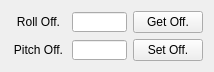
   <widget class="QWidget" name="gridLayoutWidget_3">
    <property name="geometry">
     <rect>
      <x>270</x>
      <y>230</y>
      <width>194</width>
      <height>71</height>
     </rect>
    </property>
    <layout class="QGridLayout" name="gridLayout_3">
     <item row="1" column="1">
      <widget class="QLineEdit" name="LE_SENSOR_CIMU_PITCH_OFFSET">
       <property name="minimumSize">
        <size>
         <width>55</width>
         <height>20</height>
        </size>
       </property>
       <property name="maximumSize">
        <size>
         <width>55</width>
         <height>20</height>
        </size>
       </property>
       <property name="font">
        <font>
         <pointsize>9</pointsize>
        </font>
       </property>
       <property name="alignment">
        <set>Qt::AlignRight|Qt::AlignTrailing|Qt::AlignVCenter</set>
       </property>
       <property name="readOnly">
        <bool>false</bool>
       </property>
      </widget>
     </item>
     <item row="1" column="0">
      <widget class="QLabel" name="label_55">
       <property name="sizePolicy">
        <sizepolicy hsizetype="Fixed" vsizetype="Fixed">
         <horstretch>0</horstretch>
         <verstretch>0</verstretch>
        </sizepolicy>
       </property>
       <property name="minimumSize">
        <size>
         <width>55</width>
         <height>20</height>
        </size>
       </property>
       <property name="maximumSize">
        <size>
         <width>55</width>
         <height>20</height>
        </size>
       </property>
       <property name="font">
        <font>
         <pointsize>9</pointsize>
        </font>
       </property>
       <property name="text">
        <string>Pitch Off.</string>
       </property>
       <property name="alignment">
        <set>Qt::AlignCenter</set>
       </property>
      </widget>
     </item>
     <item row="0" column="1">
      <widget class="QLineEdit" name="LE_SENSOR_CIMU_ROLL_OFFSET">
       <property name="minimumSize">
        <size>
         <width>55</width>
         <height>20</height>
        </size>
       </property>
       <property name="maximumSize">
        <size>
         <width>55</width>
         <height>20</height>
        </size>
       </property>
       <property name="font">
        <font>
         <pointsize>9</pointsize>
        </font>
       </property>
       <property name="alignment">
        <set>Qt::AlignRight|Qt::AlignTrailing|Qt::AlignVCenter</set>
       </property>
       <property name="readOnly">
        <bool>false</bool>
       </property>
      </widget>
     </item>
     <item row="0" column="0">
      <widget class="QLabel" name="label_46">
       <property name="sizePolicy">
        <sizepolicy hsizetype="Fixed" vsizetype="Fixed">
         <horstretch>0</horstretch>
         <verstretch>0</verstretch>
        </sizepolicy>
       </property>
       <property name="minimumSize">
        <size>
         <width>55</width>
         <height>20</height>
        </size>
       </property>
       <property name="maximumSize">
        <size>
         <width>55</width>
         <height>20</height>
        </size>
       </property>
       <property name="font">
        <font>
         <pointsize>9</pointsize>
        </font>
       </property>
       <property name="text">
        <string>Roll Off.</string>
       </property>
       <property name="alignment">
        <set>Qt::AlignCenter</set>
       </property>
      </widget>
     </item>
     <item row="0" column="2">
      <widget class="QPushButton" name="BTN_CIMU_GET_OFFSET">
       <property name="minimumSize">
        <size>
         <width>70</width>
         <height>0</height>
        </size>
       </property>
       <property name="maximumSize">
        <size>
         <width>70</width>
         <height>16777215</height>
        </size>
       </property>
       <property name="font">
        <font>
         <pointsize>9</pointsize>
        </font>
       </property>
       <property name="text">
        <string>Get Off.</string>
       </property>
      </widget>
     </item>
     <item row="1" column="2">
      <widget class="QPushButton" name="BTN_CIMU_SET_OFFSET">
       <property name="minimumSize">
        <size>
         <width>70</width>
         <height>0</height>
        </size>
       </property>
       <property name="maximumSize">
        <size>
         <width>70</width>
         <height>16777215</height>
        </size>
       </property>
       <property name="font">
        <font>
         <pointsize>9</pointsize>
        </font>
       </property>
       <property name="text">
        <string>Set Off.</string>
       </property>
      </widget>
     </item>
    </layout>
   </widget>
